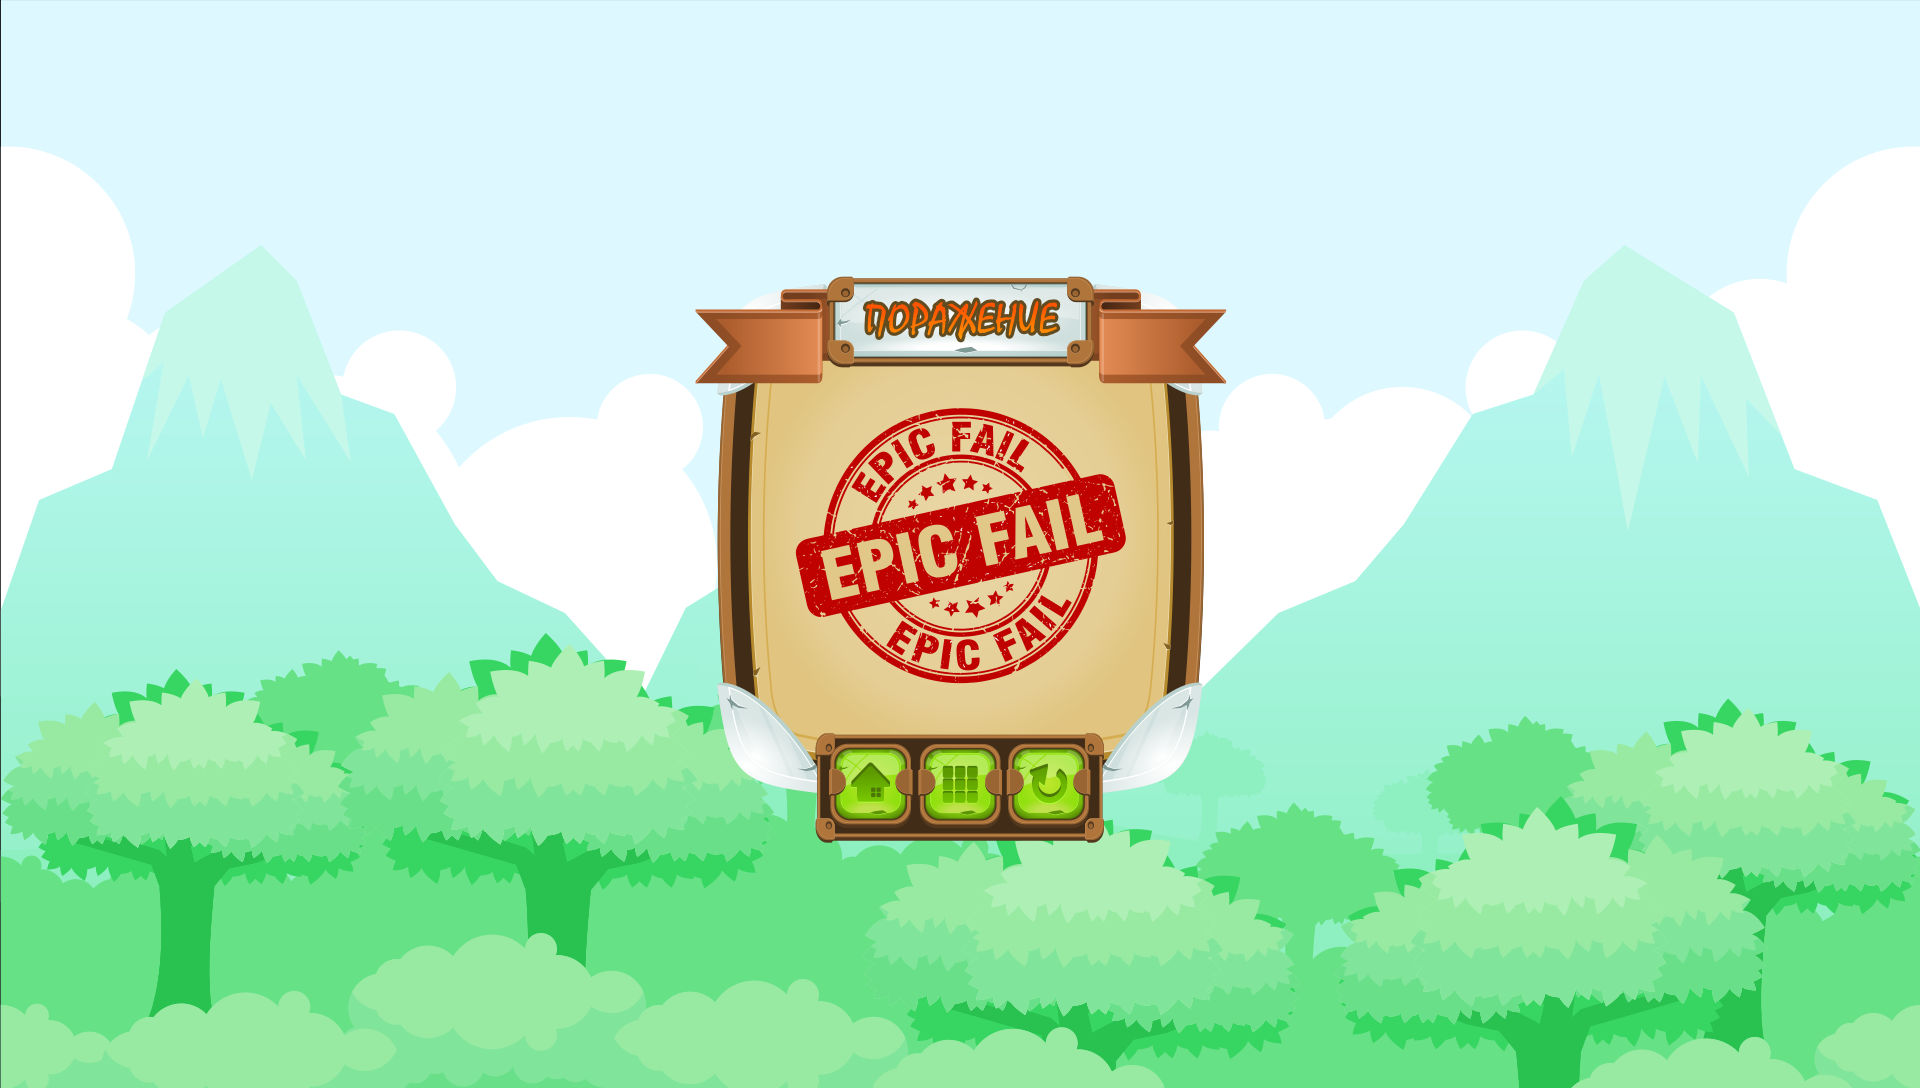

This game map was drawn from its Tiled (.tmx) file and the tilesets committed beside it. A one-line description and the trimmed map source follow:
An orthogonal 30x17 tile map with 64x64 px tiles, 1 tile layer (layer1) and 3 objects (restart, level, start).

<map version="1.4" tiledversion="1.4.2" orientation="orthogonal" renderorder="right-down" width="30" height="17" tilewidth="64" tileheight="64" infinite="0" nextlayerid="3" nextobjectid="6">
 <tileset firstgid="1" source="fail.tsx" />
 <layer id="1" name="layer1" width="30" height="17">
  <data>[510 cells, 510 non-empty, 510 distinct tile ids]</data>
 </layer>
 <objectgroup id="2" name="button">
  <object id="2" name="restart" x="1013.5" y="749" width="71" height="70" />
  <object id="4" name="level" x="924.5" y="749" width="71" height="70" />
  <object id="5" name="start" x="835.5" y="749" width="71" height="70" />
 </objectgroup>
</map>